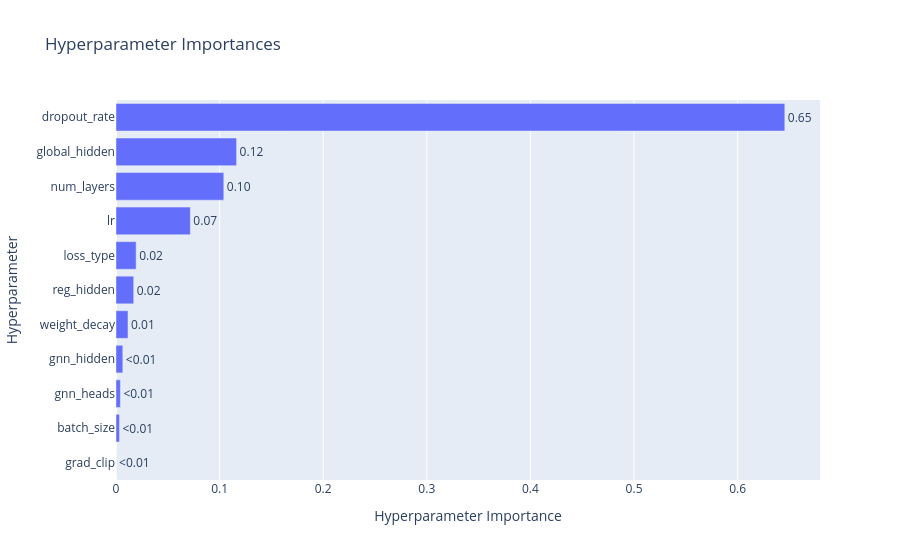

Notebook cell for this chart:
### Code cell
plot_param_importances(study)

### Figure 1 — Plotly figure (JSON) as saved in the notebook; plotly's stock layout.template omitted (floating-point values rounded to 4 significant figures)
{"data": [{"cliponaxis": false, "hovertemplate": ["grad_clip (FloatDistribution): 7.29949124813292e-06<extra></extra>", "batch_size (CategoricalDistribution): 0.0033796024522311507<extra></extra>", "gnn_heads (CategoricalDistribution): 0.004221410506450536<extra></extra>", "gnn_hidden (CategoricalDistribution): 0.006576704535350734<extra></extra>", "weight_decay (FloatDistribution): 0.011559770561088523<extra></extra>", "reg_hidden (CategoricalDistribution): 0.017097092547413546<extra></extra>", "loss_type (CategoricalDistribution): 0.019436889149568034<extra></extra>", "lr (FloatDistribution): 0.07174780692729518<extra></extra>", "num_layers (IntDistribution): 0.10406032710889483<extra></extra>", "global_hidden (CategoricalDistribution): 0.11638870933902586<extra></extra>", "dropout_rate (FloatDistribution): 0.6455243873814336<extra></extra>"], "name": "Objective Value", "orientation": "h", "text": ["<0.01", "<0.01", "<0.01", "<0.01", "0.01", "0.02", "0.02", "0.07", "0.10", "0.12", "0.65"], "textposition": "outside", "type": "bar", "x": [7.299e-06, 0.00338, 0.004221, 0.006577, 0.01156, 0.0171, 0.01944, 0.07175, 0.1041, 0.1164, 0.6455], "y": ["grad_clip", "batch_size", "gnn_heads", "gnn_hidden", "weight_decay", "reg_hidden", "loss_type", "lr", "num_layers", "global_hidden", "dropout_rate"]}], "layout": {"title": {"text": "Hyperparameter Importances"}, "xaxis": {"title": {"text": "Hyperparameter Importance"}}, "yaxis": {"title": {"text": "Hyperparameter"}}}}
